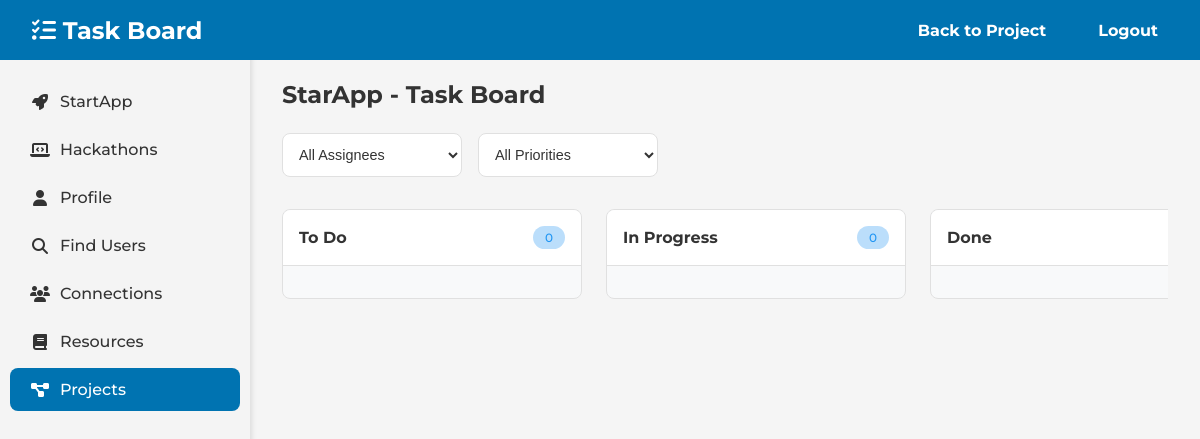
Page /project/3/board (signed in) on the committed database.
### tables this page shows
CREATE TABLE projects (id INTEGER PRIMARY KEY AUTOINCREMENT, title TEXT NOT NULL, description TEXT, github_repo TEXT, weekly_commitment INTEGER, created_at TIMESTAMP DEFAULT CURRENT_TIMESTAMP, created_by TEXT NOT NULL, FOREIGN KEY(created_by) REFERENCES users(username));

CREATE TABLE task_lists (id INTEGER PRIMARY KEY AUTOINCREMENT, board_id INTEGER NOT NULL, title TEXT NOT NULL, position INTEGER NOT NULL, FOREIGN KEY(board_id) REFERENCES task_boards(id));

### app.py (the view, shortened to what this page needs)
@app.route('/project/<int:project_id>/board')
def task_board(project_id):
    if 'username' not in session:
        return redirect(url_for('home'))
    username = session['username']
    member = query_db("""
        SELECT * FROM project_members
        WHERE project_id = ? AND username = ? AND status = 'accepted'
    """, [project_id, username], one=True)
    if not member:
        flash("You must be a project member to view the task board!", "error")
        return redirect(url_for('project_detail', project_id=project_id))
    project = query_db("SELECT * FROM projects WHERE id = ?", [project_id], one=True)
    if not project:
        flash("Project not found!", "error")
        return redirect(url_for('projects'))
    board = query_db("""
        SELECT * FROM task_boards
        WHERE project_id = ?
        LIMIT 1
    """, [project_id], one=True)
    if not board:
        flash("Task board not found!", "error")
        return redirect(url_for('project_detail', project_id=project_id))
    lists = query_db("""
        SELECT l.*, COUNT(t.id) as task_count
        FROM task_lists l
        LEFT JOIN tasks t ON l.id = t.list_id
        WHERE l.board_id = ?
        GROUP BY l.id
        ORDER BY l.position
    """, [board['id']])
    tasks = query_db("""
        SELECT t.*, u.username as assigned_name
        FROM tasks t
        LEFT JOIN users u ON t.assigned_to = u.username
        WHERE t.list_id IN (
            SELECT id FROM task_lists WHERE board_id = ?
        )
        ORDER BY t.position
    """, [board['id']])
    members = query_db("""
        SELECT pm.username,
               COALESCE(up.name, pm.username) as full_name,
               pm.member_role
        FROM project_members pm
        LEFT JOIN user_profiles up ON pm.username = up.username
        WHERE pm.project_id = ? AND pm.status = 'accepted'
    """, [project_id])
    is_admin = member['member_role'] == 'admin'
    return render_template('task_board.html',
                         project=project,
                         lists=lists,
                         tasks=tasks,
                         members=members,
                         is_admin=is_admin)

### app.py (called while the page is built)
def get_db():
    if 'db' not in g:
        g.db = sqlite3.connect(
            'database.sqlite',
            detect_types=sqlite3.PARSE_DECLTYPES
        )
        g.db.row_factory = sqlite3.Row
    return g.db

def query_db(query, args=(), one=False):
     cur = get_db().execute(query, args)
     rv = cur.fetchall()
     cur.close()
     return (rv[0] if rv else None) if one else rv

### templates/task_board.html (shortened to what this page needs)
<!DOCTYPE html>
<html lang="en">
<head>
    <link rel="stylesheet" href="{{ url_for('static', filename='css/task_board.css') }}">
</head>
<body data-is-admin="{{ 'true' if is_admin else 'false' }}">
    <header>
        <div class="navbar">
            <h1><i class="fas fa-tasks"></i> Task Board</h1>
            <nav>
                <ul>
                    <li><a href="{{ url_for('project_detail', project_id=project.id) }}">Back to Project</a></li>
                    <li><a href="/logout">Logout</a></li>
                </ul>
            </nav>
        </div>
    </header>
    <div class="container">
        <aside class="sidebar">
            <ul>
                <li><a href="/"><i class="fas fa-rocket"></i> StartApp</a></li>
                <li><a href="/hack"><i class="fas fa-laptop-code"></i> Hackathons</a></li>
                <li><a href="/profile"><i class="fas fa-user"></i> Profile</a></li>
                <li><a href="/search_users"><i class="fas fa-search"></i> Find Users</a></li>
                <li><a href="/connections"><i class="fas fa-users"></i> Connections</a></li>
                <li><a href="/resources"><i class="fas fa-book"></i> Resources</a></li>
                <li><a href="/projects" class="active"><i class="fas fa-project-diagram"></i> Projects</a></li>
            </ul>
        </aside>
        <main class="board-content">
            <div class="board-header">
                <div class="board-info">
                    <h2>{{ project.title }} - Task Board</h2>
                </div>
                <div class="board-filters">
                    <select id="assigneeFilter" onchange="filterTasks()">
                        <option value="">All Assignees</option>
                    </select>
                    <select id="priorityFilter" onchange="filterTasks()">
                        <option value="">All Priorities</option>
                    </select>
                </div>
            </div>
            <div class="board-lists">
                {% for list in lists %}
                <div class="task-list" data-list-id="{{ list.id }}">
                    <div class="list-header">
                        <h3>{{ list.title }}</h3>
                        <span class="task-count">{{ list.task_count }}</span>
                    </div>
                    <div class="task-cards" id="list-{{ list.id }}">
                    </div>
                </div>
                {% endfor %}
            </div>
        </main>
    </div>
</body>
</html>

### static/css/task_board.css (style rules this page uses)
:root { --primary-color: #2196F3; --primary-dark: #1976D2; --primary-light: #BBDEFB; --accent-color: #FF4081; --text-color: #333; --text-light: #666; --background-color: #f5f5f5; --card-background: #fff; --border-color: #e0e0e0; --success-color: #4CAF50; --error-color: #f44336; --warning-color: #ff9800; --high-priority: #f44336; --medium-priority: #ff9800; --low-priority: #4CAF50; }
* { margin: 0; padding: 0; box-sizing: border-box; }
body { font-family: "Montserrat", sans-serif; font-optical-sizing: auto; font-weight: 400; font-style: normal; background-color: #f4f4f4; color: #333; }
.navbar { display: flex; justify-content: space-between; align-items: center; background-color: #0073b1; color: white; padding: 1rem 2rem; position: fixed; top: 0; left: 0; width: 100%; z-index: 1000; height: 60px; }
.navbar h1 { font-size: 1.5rem; }
.navbar ul { list-style: none; display: flex; }
.navbar ul li { margin-left: 2rem; }
.navbar ul li a, .navbar ul li button { font-family: "Montserrat", sans-serif; font-optical-sizing: auto; font-weight: 700; font-style: normal; padding: 10px; background-color: #0073b1; color: white; border: none; cursor: pointer; text-decoration: none; }
.container { display: grid; grid-template-columns: 250px 1fr; min-height: 100vh; position: relative; }
.sidebar { width: 250px; background-color: #f4f4f4; height: 100vh; position: fixed; left: 0; top: 0; z-index: 999; box-shadow: 2px 0px 5px rgba(0, 0, 0, 0.1); padding-top: 80px; }
.sidebar ul { list-style: none; padding: 0; margin: 0; }
.sidebar ul li { margin-bottom: 5px; }
.sidebar ul li a { position: relative; display: flex; align-items: center; color: #333; text-decoration: none; padding: 12px 20px; transition: all 0.3s ease; font-weight: 500; border-radius: 8px; margin: 0 10px; }
.sidebar ul li a i { margin-right: 10px; width: 20px; text-align: center; }
.sidebar ul li a.active { background-color: #0073b1; color: white; }
.board-content { margin-left: 250px; padding: 80px 2rem 2rem 2rem; width: calc(100vw - 250px); min-height: calc(100vh - 60px); background-color: var(--background-color); }
.board-header { margin-bottom: 2rem; width: 100%; }
.board-info { display: flex; justify-content: space-between; align-items: center; margin-bottom: 1.5rem; width: 100%; }
.board-info h2 { color: var(--text-color); font-size: 1.5rem; margin: 0; }
.board-filters { display: flex; gap: 1rem; margin-bottom: 2rem; }
.board-filters select { padding: 0.75rem; border: 1px solid var(--border-color); border-radius: 8px; font-size: 0.9rem; min-width: 180px; background-color: white; color: var(--text-color); }
.board-lists { display: flex; gap: 1.5rem; padding-bottom: 1rem; overflow-x: auto; min-height: calc(100vh - 250px); }
.task-list { background-color: #f8f9fa; border-radius: 8px; width: 300px; min-width: 300px; height: fit-content; max-height: calc(100vh - 200px); display: flex; flex-direction: column; border: 1px solid var(--border-color); }
.list-header { padding: 1rem; background-color: white; border-radius: 8px 8px 0 0; border-bottom: 1px solid var(--border-color); display: flex; justify-content: space-between; align-items: center; }
.list-header h3 { font-size: 1rem; color: var(--text-color); margin: 0; }
.task-count { background-color: var(--primary-light); color: var(--primary-color); padding: 0.25rem 0.75rem; border-radius: 12px; font-size: 0.75rem; font-weight: 500; transition: all 0.3s ease; }
.task-cards { padding: 1rem; overflow-y: auto; flex: 1; }

### rows in the picture
projects: title "StarApp"
task_lists: title "To Do", task_count "0"
task_lists: title "In Progress", task_count "0"
task_lists: title "Done"
